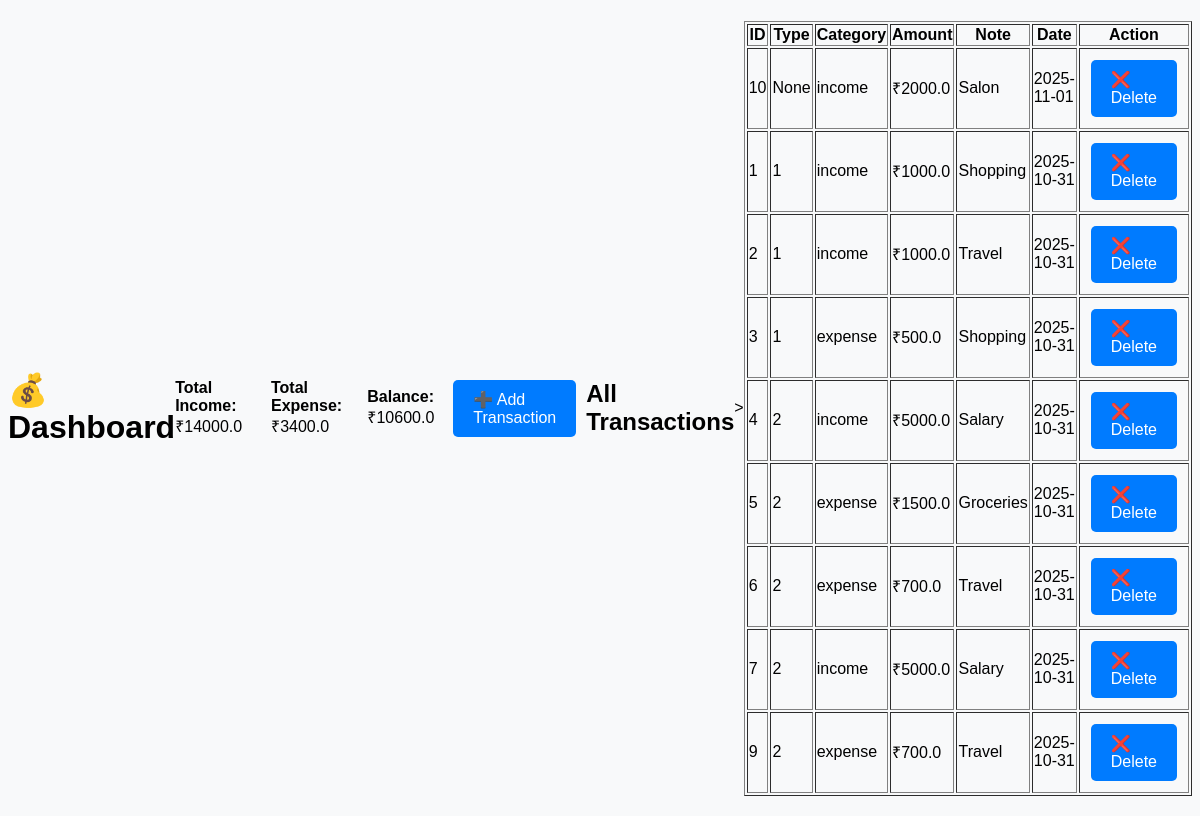
The page / on the database its author committed.
### tables this page shows
CREATE TABLE transactions(
                   id INTEGER PRIMARY KEY AUTOINCREMENT,
                   user_id INTEGER,
                   type TEXT,
                   amount REAL,
                   category TEXT,
                   date TEXT,
                   note TEXT,
                   FOREIGN KEY (user_id) REFERENCES users(id)
                   );

### app.py (the view)
@app.route('/')
def dashboard():
    connection = sqlite3.connect(db_path)
    with connection as conn:
        cursor = conn.cursor()
        cursor.execute("SELECT SUM(amount) FROM transactions WHERE type='income'")
        total_income = cursor.fetchone()[0] or 0
        cursor.execute("SELECT SUM(amount) FROM transactions WHERE type='expense'")
        total_expense = cursor.fetchone()[0] or 0
        balance = total_income - total_expense
        cursor.execute("SELECT * FROM transactions ORDER BY date DESC")
        records = cursor.fetchall()
    return render_template('dashboard.html',
                           income=total_income,
                           expense=total_expense,
                           balance=balance,
                           records=records)

### templates/dashboard.html (shortened to what this page needs)
<!DOCTYPE html>
<html>
<head>
    <link rel="stylesheet" href="{{ url_for('static', filename='style.css') }}">
</head>
<body>
    <h1>💰 Dashboard</h1>
    <p><b>Total Income:</b> ₹{{ income }}</p>
    <p><b>Total Expense:</b> ₹{{ expense }}</p>
    <p><b>Balance:</b> ₹{{ balance }}</p>
    <a href="{{ url_for('add_transaction') }}">➕ Add Transaction</a>
    <h2>All Transactions</h2>
    <table border="1">
        <tr>
            <th>ID</th><th>Type</th><th>Category</th><th>Amount</th><th>Note</th><th>Date</th><th>Action</th>
        </tr>
        {% for r in records %}
        <tr>
            <td>{{ r[0] }}</td>
            <td>{{ r[1] }}</td>
            <td>{{ r[2] }}</td>
            <td>₹{{ r[3] }}</td>
            <td>{{ r[4] }}</td>
            <td>{{ r[5] }}</td>
            <td><a href="{{ url_for('delete_transaction', id=r[0]) }}">❌ Delete</a></td>
        </tr>
        {% endfor %}
    </table>
</body>
</html>

### static/style.css (style rules this page uses)
body { font-family: Arial, sans-serif; background-color: #f8f9fa; display: flex; justify-content: center; align-items: center; height: 100vh; }
a { text-decoration: none; background: #007bff; color: white; padding: 10px 20px; border-radius: 5px; margin: 10px; display: inline-block; }

### rows shown on the page
transactions: id "10", r "None", type "income", amount "2000.0", category "Salon", date "2025-11-01"
transactions: id "1", user "1", type "income", amount "1000.0", category "Shopping", date "2025-10-31"
transactions: id "2", user "1", type "income", amount "1000.0", category "Travel", date "2025-10-31"
transactions: id "3", user "1", type "expense", amount "500.0", category "Shopping", date "2025-10-31"
transactions: id "4", user "2", type "income", amount "5000.0", category "Salary", date "2025-10-31"
transactions: id "5", user "2", type "expense", amount "1500.0", category "Groceries", date "2025-10-31"
transactions: id "6", user "2", type "expense", amount "700.0", category "Travel", date "2025-10-31"
transactions: id "7", user "2", type "income", amount "5000.0", category "Salary", date "2025-10-31"
transactions: id "9", user "2", type "expense", amount "700.0", category "Travel", date "2025-10-31"

### other values the page prints
{{ income }} "14000.0"
{{ expense }} "3400.0"
{{ balance }} "10600.0"
